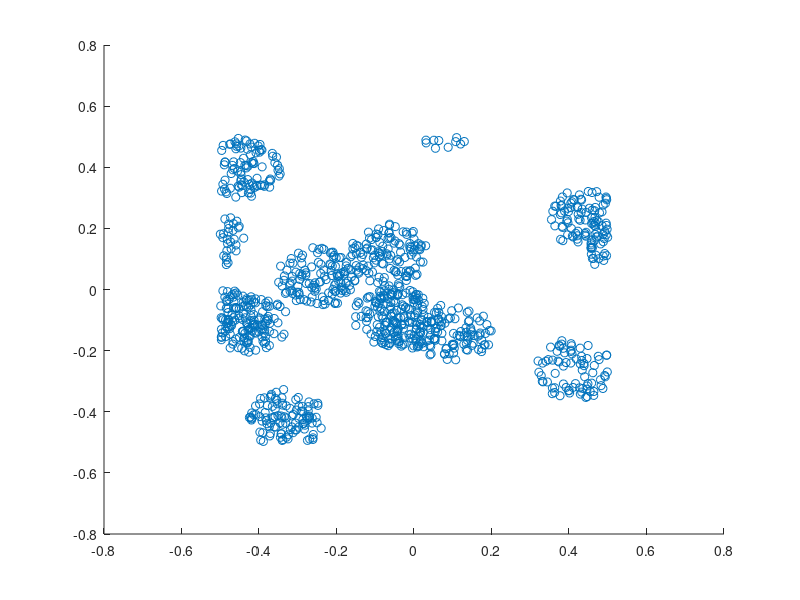

This chart was generated by the following MATLAB code:
% Simulate a Matern cluster point process on a rectangle.
% Author: H. Paul Keeler, 2018.
% Website: hpaulkeeler.com
% Repository: github.com/hpaulkeeler/posts

%Simulation window parameters
xMin=-.5;
xMax=.5;
yMin=-.5;
yMax=.5;

%Parameters for the parent and daughter point processes 
lambdaParent=10;%density of parent Poisson point process
lambdaDaughter=100;%mean number of points in each cluster
radiusCluster=0.1;%radius of cluster disk (for daughter points)

%Extended simulation windows parameters
rExt=radiusCluster; %extension parameter -- use cluster radius
xMinExt=xMin-rExt;
xMaxExt=xMax+rExt;
yMinExt=yMin-rExt;
yMaxExt=yMax+rExt;
%rectangle dimensions
xDeltaExt=xMaxExt-xMinExt;
yDeltaExt=yMaxExt-yMinExt;
areaTotalExt=xDeltaExt*yDeltaExt; %area of extended rectangle

%Simulate Poisson point process for the parents
numbPointsParent=poissrnd(areaTotalExt*lambdaParent,1,1);%Poisson number 
%x and y coordinates of Poisson points for the parent
xxParent=xMinExt+xDeltaExt*rand(numbPointsParent,1);
yyParent=yMinExt+yDeltaExt*rand(numbPointsParent,1);

%Simulate Poisson point process for the daughters (ie final poiint process)
numbPointsDaughter=poissrnd(lambdaDaughter,numbPointsParent,1); 
numbPoints=sum(numbPointsDaughter); %total number of points

%Generate the (relative) locations in polar coordinates by 
%simulating independent variables.
theta=2*pi*rand(numbPoints,1); %angular coordinates 
rho=radiusCluster*sqrt(rand(numbPoints,1)); %radial coordinates 

%Convert from polar to Cartesian coordinates
[xx0,yy0]=pol2cart(theta,rho);

%replicate parent points (ie centres of disks/clusters) 
xx=repelem(xxParent,numbPointsDaughter);
yy=repelem(yyParent,numbPointsDaughter);
%translate points (ie parents points are the centres of cluster disks)
xx=xx(:)+xx0;
yy=yy(:)+yy0;

%thin points if outside the simulation window
booleInside=((xx>=xMin)&(xx<=xMax)&(yy>=yMin)&(yy<=yMax));
%retain points inside simulation window
xx=xx(booleInside); 
yy=yy(booleInside); 

%Plotting
scatter(xx,yy);
shg;